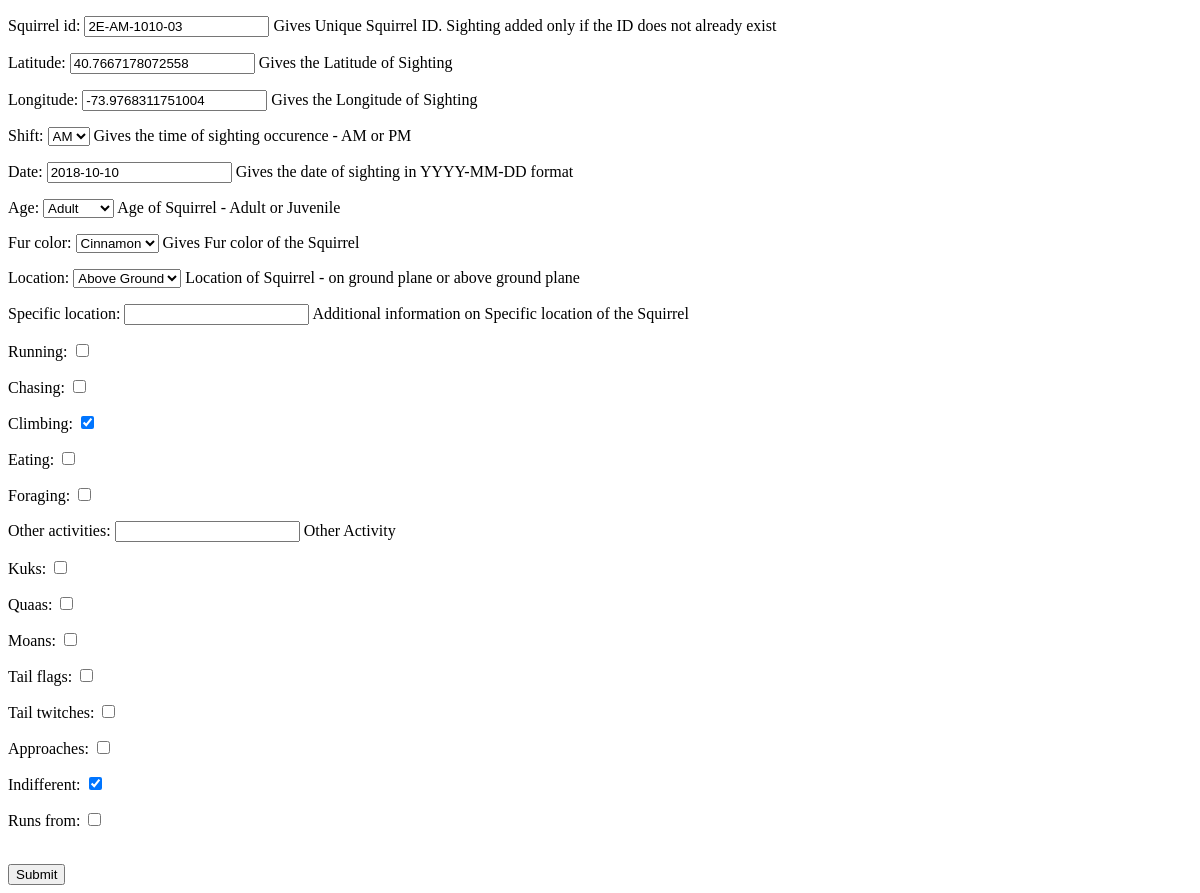
Page /sightings/2E-AM-1010-03 on the earlier database version.
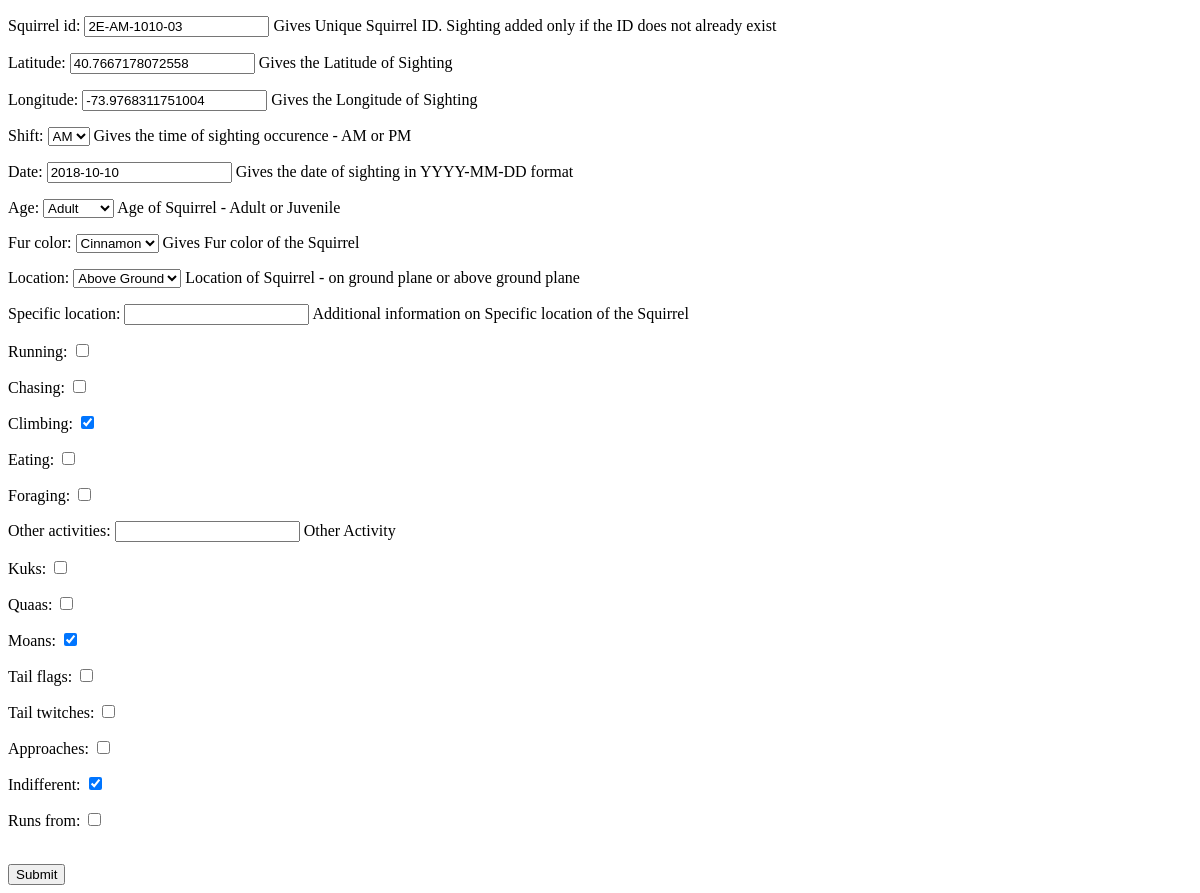
Same page on the later database version.
### sightings/models.py (models this page shows, shortened)
class Squirrel(models.Model):
    squirrel_id = models.CharField(max_length=20,primary_key=True,help_text=_("Gives Unique Squirrel ID. Sighting added only if the ID does not already exist"),)
    AM = 'AM'
    PM = 'PM'
    SHIFT_CHOICES = (
        (AM, 'AM'),
        (PM, 'PM'),
    )
    latitude = models.FloatField(
            help_text=_('Gives the Latitude of Sighting'),
            )
    longitude = models.FloatField(
            help_text=_('Gives the Longitude of Sighting'),
            )
    shift = models.CharField(
        max_length=2,
        choices=SHIFT_CHOICES,
        default=AM,
        help_text=_("Gives the time of sighting occurence - AM or PM"),
    )
    date = models.DateField(help_text=_("Gives the date of sighting in YYYY-MM-DD format"),)
    ADULT = 'Adult'
    JUVENILE = 'Juvenile'
    AGE_CHOICES = (
        (ADULT,'Adult'),
        (JUVENILE,'Juvenile'),
        ('',''),
    )
    age = models.CharField(
        max_length=10,
        choices=AGE_CHOICES,
        default=ADULT,
        help_text=_("Age of Squirrel - Adult or Juvenile"),
        null=True,
    )
    GRAY = 'Gray'
    CINNAMON = 'Cinnamon'
    BLACK = 'Black'
    FUR_CHOICES = (
        (GRAY,'Gray'),
        (CINNAMON,'Cinnamon'),
        (BLACK,'Black'),
        ('',''),
    )
    fur_color = models.CharField(
        max_length=20,
        choices=FUR_CHOICES,
        default=GRAY,
        help_text=_('Gives Fur color of the Squirrel'),
        null=True,
    )
    GROUND_PLANE = 'Ground Plane'
    ABOVE_GROUND = 'Above Ground'
    LOC_CHOICES = (
        (GROUND_PLANE,'Ground Plane'),
        (ABOVE_GROUND,'Above Ground'),
        ('',''),
    )
    location = models.CharField(
        max_length=30,
        choices=LOC_CHOICES,
        default=GROUND_PLANE,
        help_text=_("Location of Squirrel - on ground plane or above ground plane"),
        null=True,
    )
    specific_location = models.CharField(max_length=200,help_text=_("Additional information on Specific location of the Squirrel"), null=True, blank=True,)
    running = models.BooleanField(default=False,)
    chasing = models.BooleanField(default=False,)
    climbing = models.BooleanField(default=False,)
    eating = models.BooleanField(default=False,)
    foraging = models.BooleanField(default=False)
    other_activities = models.CharField(max_length=200, null=True, blank=True, help_text=_("Other Activity"),)
    kuks = models.BooleanField(default=False,)
    quaas = models.BooleanField(default=False,)
    moans = models.BooleanField(default=False,)
    tail_flags = models.BooleanField(default=False,)
    tail_twitches = models.BooleanField(default=False,)
    approaches = models.BooleanField(default=False,)
    indifferent = models.BooleanField(default=False,)
    runs_from = models.BooleanField(default=False,)

### sightings/views.py (the view)
# urls.py: path('<squirrel_id>', views.edit_squirrel),
def edit_squirrel(request, squirrel_id):
    squirrel = Squirrel.objects.get(pk=squirrel_id)
    if request.method == 'POST':
        form = SquirrelForm(request.POST, instance=squirrel)
        if form.is_valid():
            form.save()
            return redirect('/sightings')
        else:
            return HttpResponse('Invalid Data! e.g. Please check the format of the Date')
    else:
        form = SquirrelForm(instance=squirrel)
    context = {
            'form': form
            }
    return render(request, 'sightings/edit.html', context)

### sightings/forms.py
class SquirrelForm(ModelForm):
    class Meta:
        model = Squirrel
        fields = '__all__'

### sightings/templates/sightings/edit.html (shortened to what this page needs)
<!doctype html>
<html>
  <body>
    <form method="post">
      {{ form.as_p }}
      <br>
      <input type="submit" name="Submit">
    </form>
  </body>
</html>

Differences in the rows shown:
changed Squirrel "2E-AM-1010-03": moans "☐" → "☑"
